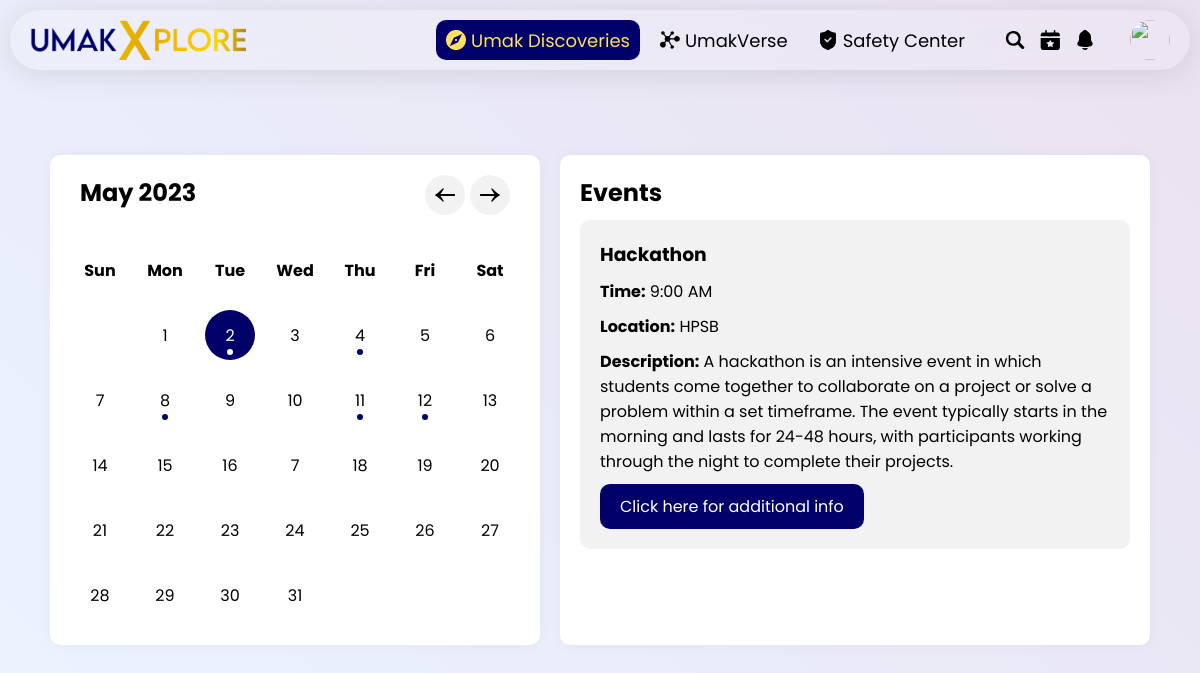
Page /UMakXplore/eventsCalendar.php?month=may&date=2 on the committed database.
### tables this page shows
CREATE TABLE `events` (
  `id` int(11) NOT NULL,
  `date` date NOT NULL,
  `name` varchar(100) NOT NULL,
  `time` varchar(100) NOT NULL,
  `location` varchar(100) NOT NULL,
  `description` varchar(500) DEFAULT NULL,
  `link` varchar(255) DEFAULT NULL
);

### UMakXplore/eventsCalendar.php (the view, shortened to what this page needs)
<?php
include 'header.php';
?>
<head>
    <link rel="stylesheet" href="assets/eventsCalendar.css">
</head>
<div class="calendar-wrapper">
    <div class="calendar-container">
<div class="calendar">
  <div class="calendar-header">
  <p>May 2023</p>
  <div class="calendar-arrow">
  </div>
  </div>
  <div class="calendar-days">Sun</div>
  <div class="calendar-days">Mon</div>
  <div class="calendar-days">Tue</div>
  <div class="calendar-days">Wed</div>
  <div class="calendar-days">Thu</div>
  <div class="calendar-days">Fri</div>
  <div class="calendar-days">Sat</div>
  <div class="calendar-date"></div>
  <div class="calendar-date"><p>1</p></div>
  <div class="calendar-date with-event"><p>2</p></div>
  <div class="calendar-date"><p>3</p></div>
  <div class="calendar-date with-event"><p>4</p></div>
  <div class="calendar-date"><p>5</p></div>
  <div class="calendar-date"><p>6</p></div>
  <div class="calendar-date"><p>7</p></div>
  <div class="calendar-date with-event"><p>8</p></div>
  <div class="calendar-date "><p>9</p></div>
  <div class="calendar-date "><p>10</p></div>
  <div class="calendar-date with-event"><p>11</p></div>
  <div class="calendar-date with-event"><p>12</p></div>
  <div class="calendar-date"><p>13</p></div>
  <div class="calendar-date"><p>14</p></div>
  <div class="calendar-date"><p>15</p></div>
  <div class="calendar-date"><p>16</p></div>
  <div class="calendar-date"><p>7</p></div>
  <div class="calendar-date"><p>18</p></div>
  <div class="calendar-date"><p>19</p></div>
  <div class="calendar-date"><p>20</p></div>
  <div class="calendar-date"><p>21</p></div>
  <div class="calendar-date"><p>22</p></div>
  <div class="calendar-date"><p>23</p></div>
  <div class="calendar-date"><p>24</p></div>
  <div class="calendar-date"><p>25</p></div>
  <div class="calendar-date"><p>26</p></div>
  <div class="calendar-date"><p>27</p></div>
  <div class="calendar-date"><p>28</p></div>
  <div class="calendar-date"><p>29</p></div>
  <div class="calendar-date"><p>30</p></div>
  <div class="calendar-date"><p>31</p></div>
</div>
<div class="calendar-events">
    <div class="calendar-events-header">
        <h2>Events</h2>
    </div>
    <div class="events-wrapper">
<?php
include 'database.php';
$date = isset($_GET['date']) ? intval($_GET['date']) : 0;
$event_query = mysqli_query($conn, "SELECT * FROM events WHERE DAY(date) = $date");
if (mysqli_num_rows($event_query) == 0){
    echo '
    <div class="no-event">
        <p>No events in this day</p>
    </div>
    ';
}else{
while ($event = mysqli_fetch_assoc($event_query)){
    echo '<div class="event" data-aos="fade-up" data-aos-delay="0"  data-aos-offset="0">
    <h3>'.$event["name"].'</h3>
    <p><b>Time:</b> '.$event["time"].'</p>
    <p><b>Location:</b> '.$event["location"].'</p>
    <p><b>Description:</b> '.$event["description"].'</p>
    <a target="_blank" href="'.$event["link"].'">Click here for additional info</a>
</div>';
}
}
?>
    </div>
</div>
</div>
</div>

### UMakXplore/assets/site.css (style rules this page uses)
svg { width: 20px; height: 20px; fill: black !important; margin: 0 auto; }

### UMakXplore/assets/eventsCalendar.css (style rules this page uses)
.calendar-wrapper { background: rgb(234,244,255); background: linear-gradient(45deg, rgba(234,244,255,1) 0%, rgba(234,225,241,1) 100%); height: 100vh; display: flex; width: auto; flex-direction: column; justify-content: center; }
.calendar-container { display: flex; gap: 20px; margin: 0 50px; }
.calendar { display: grid; grid-template-columns: repeat(7, 1fr); grid-template-rows: repeat(6, 1fr); gap: 5px; padding: 20px; background-color: white; border-radius: 10px; flex: 1; box-shadow: 0px 0 15px rgba(0, 0, 0, 0.04); }
.calendar-header { grid-column: 1 / -1; text-align: center; font-weight: bold; font-size: 24px; display: flex; justify-content: space-between; margin: 0 10px; }
.calendar-days { text-align: center; font-weight: bold; align-items: center; display: flex; justify-content: center; }
.calendar-date { text-align: center; border-radius: 3px; padding: 5px; }
.calendar-date p { border-radius: 100%; width: 30px; height: 30px; padding: 10px; margin: auto; display: flex; align-items: center; justify-content: center; }
.calendar-date { position: relative; display: inline-block; }
.date-active p { background-color: #010068; color: white; }
.date-active.calendar-date.with-event p::after { background-color: white; }
.calendar-date.with-event p::after { content: ''; position: absolute; bottom: 10px; left: 50%; transform: translateX(-50%); width: 6px; height: 6px; background-color: #010068; border-radius: 50%; }
.calendar-arrow svg { background-color: #f2f2f2; padding: 10px; border-radius: 100%; cursor: pointer; transition: all ease-in-out 0.1s; }
svg.calendar-arrow-prev { rotate: 180deg; }
.calendar-events { background-color: white; border-radius: 10px; padding: 20px; flex: 2; box-shadow: 0px 0 15px rgba(0, 0, 0, 0.04); }
.calendar-events-header { margin-bottom: 10px; }
.event { background-color: #f2f2f2; margin-bottom: 10px; padding: 20px; border-radius: 10px; display: flex; flex-direction: column; gap: 10px; }
.event a { background-color: #010068; padding: 10px 20px; color: white; width: fit-content; border-radius: 10px; text-decoration: none; }

### rows in the picture
events: name "Hackathon", time "9:00 AM", location "HPSB", description "A hackathon is an intensive event in which students come together to collaborate on a project or solve a problem within a set timeframe. The event typically starts in the morning and lasts for 24-48 hours, with participants working through the night to complete their projects."
